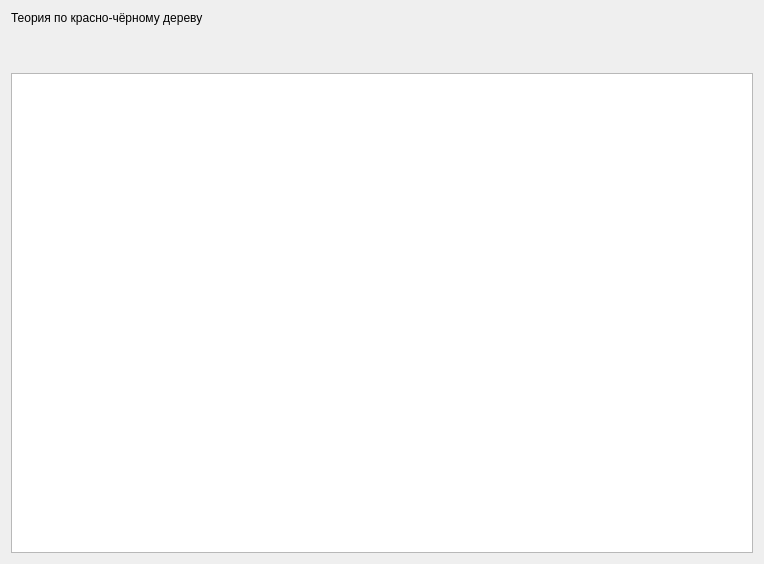
<?xml version="1.0" encoding="UTF-8"?>
<ui version="4.0">
 <class>Theory</class>
 <widget class="QWidget" name="Theory">
  <property name="geometry">
   <rect>
    <x>0</x>
    <y>0</y>
    <width>764</width>
    <height>564</height>
   </rect>
  </property>
  <property name="windowTitle">
   <string>Form</string>
  </property>
  <layout class="QVBoxLayout" name="verticalLayout">
   <property name="spacing">
    <number>48</number>
   </property>
   <item>
    <widget class="QLabel" name="label">
     <property name="text">
      <string>Теория по красно-чёрному дереву</string>
     </property>
     <property name="margin">
      <number>10</number>
     </property>
    </widget>
   </item>
   <item>
    <widget class="QTextBrowser" name="textBrowser"/>
   </item>
  </layout>
 </widget>
 <resources/>
 <connections/>
</ui>
